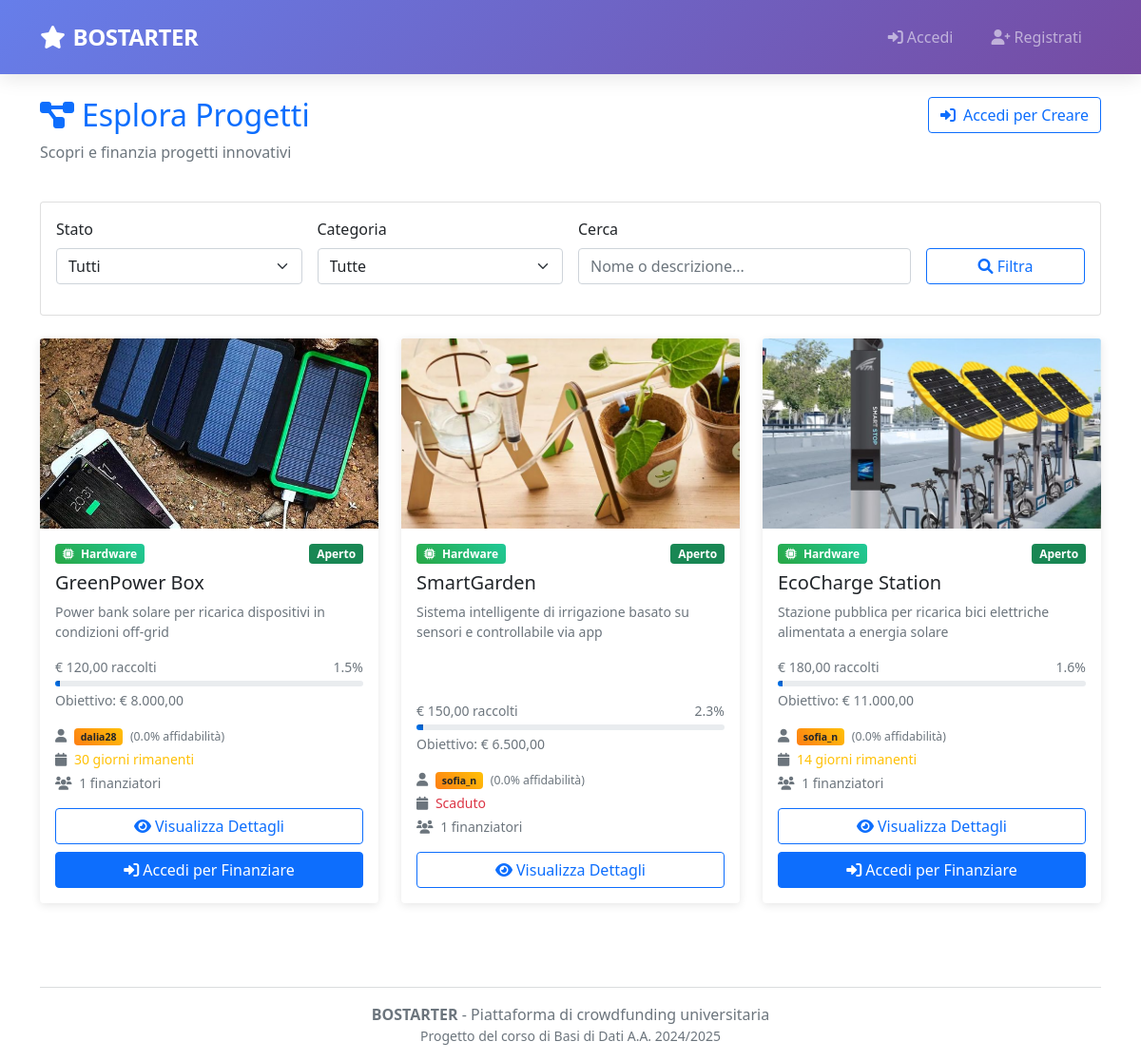
The page /public/projects/projects.php?category=Hardware on the database its author committed.
### tables this page shows
CREATE TABLE PROGETTO(
    Nome                VARCHAR(100) PRIMARY KEY,
    Descrizione         TEXT NOT NULL,
    Data_Inserimento    DATE NOT NULL,
    Stato               ENUM('aperto', 'chiuso')NOT NULL DEFAULT 'aperto',
    Budget              DECIMAL(10,2) NOT NULL,
    Data_Limite         DATE NOT NULL,
    Tipo                ENUM('Hardware', 'Software') NOT NULL,
    Email_Creatore      VARCHAR(100) NOT NULL,
    FOREIGN KEY (Email_Creatore) REFERENCES CREATORE(Email) ON DELETE CASCADE
);

CREATE TABLE UTENTE(
    Email               VARCHAR(100) PRIMARY KEY,
    Nickname            VARCHAR(50) UNIQUE NOT NULL,
    Password            VARCHAR(255) NOT NULL,
    Nome                VARCHAR(50) NOT NULL,
    Cognome             VARCHAR(50) NOT NULL,
    Anno_Di_Nascita     DATE NOT NULL,
    Luogo_Di_Nascita    VARCHAR(100) NOT NULL
);

CREATE TABLE CREATORE (
    Email           VARCHAR(100) PRIMARY KEY,
    Nr_Progetti     INT DEFAULT 0,
    Affidabilita    FLOAT DEFAULT 0,
    FOREIGN KEY (Email) REFERENCES UTENTE(Email) ON DELETE CASCADE
);

### config/database.php (called while the page is built, shortened)
<?php
class Database {
    private static $instance = null;
    private $conn = null;
    public static function getInstance() {
        if (self::$instance === null) {
            self::$instance = new self();
        }
        return self::$instance;
    }
    private function connect() {
        try {
            $dsn = "mysql:host=" . DB_HOST . ";dbname=" . DB_NAME . ";charset=" . DB_CHARSET;
            $options = [
                PDO::ATTR_ERRMODE => PDO::ERRMODE_EXCEPTION,
                PDO::ATTR_DEFAULT_FETCH_MODE => PDO::FETCH_ASSOC,
                PDO::ATTR_EMULATE_PREPARES => false
            ];
            $this->conn = new PDO($dsn, DB_USER, DB_PASS, $options);
            $this->conn->exec("SET NAMES " . DB_CHARSET);
        } catch(PDOException $e) {
            $error = "❌ Errore connessione database: " . $e->getMessage();
            error_log($error);
            if (DEBUG_MODE) {
                die("<h3>Errore Database</h3><p>$error</p><p><strong>Verifica:</strong><br>
                    - MAMP/XAMPP avviato?<br>
                    - MySQL in running?<br>
                    - Database BOSTARTER creato?<br>
                    - Credenziali corrette in config/database.php?</p>");
            } else {
                die("Errore di sistema. Riprova più tardi.");
            }
        }
    }
    public function query($sql, $params = []) {
        try {
            $stmt = $this->conn->prepare($sql);
            $stmt->execute($params);
            return $stmt;
        } catch(PDOException $e) {
            error_log("Query error: " . $e->getMessage() . " | SQL: " . $sql);
            throw new Exception("Errore database: " . $e->getMessage());
        }
    }
    public function fetchAll($sql, $params = []) {
        return $this->query($sql, $params)->fetchAll();
    }
    public function execute($sql, $params = []) {
        return $this->query($sql, $params)->rowCount();
    }
}
class SessionManager {
    public static function get($key, $default = null) {
        return $_SESSION[$key] ?? $default;
    }
    public static function isLoggedIn() {
        return self::get('user_email') !== null && self::isSessionValid();
    }
}
class Utils {
    public static function formatCurrency($amount) {
        return '€ ' . number_format($amount, 2, ',', '.');
    }
}
?>

### public/projects/projects.php (the view, shortened to what this page needs)
<?php
require_once '../../config/database.php';
require_once '../../includes/navbar.php';
$db = Database::getInstance();
$db->ensureEventScheduler();
$db->execute("
    UPDATE PROGETTO
    SET Stato = 'chiuso'
    WHERE Stato = 'aperto' AND Data_Limite <= CURDATE()
");
$searchQuery = trim($_GET['search'] ?? '');
$statusFilter = $_GET['status'] ?? 'all';
$categoryFilter = $_GET['category'] ?? 'all';
$whereClause = "WHERE 1=1";
$params = [];
if ($categoryFilter !== 'all') {
    $whereClause .= " AND p.Tipo = ?";
    $params[] = $categoryFilter;
}
$sql = "
    SELECT
        p.Nome,
        p.Descrizione,
        p.Data_Inserimento,
        p.Stato,
        p.Budget,
        p.Data_Limite,
        p.Tipo AS Categoria,
        u.Nickname AS Creatore,
        c.Affidabilita,
        COALESCE(SUM(f.Importo), 0) AS Totale_Finanziato,
        COUNT(DISTINCT f.ID) AS Num_Finanziatori,
        foto.percorso AS Foto,
        DATEDIFF(p.Data_Limite, CURDATE()) AS Giorni_Rimanenti
    FROM PROGETTO p
    JOIN CREATORE c ON p.Email_Creatore = c.Email
    JOIN UTENTE u ON c.Email = u.Email
    LEFT JOIN FINANZIAMENTO f ON p.Nome = f.Nome_Progetto
    LEFT JOIN FOTO foto ON p.Nome = foto.Nome_Progetto
    $whereClause
    GROUP BY p.Nome, p.Descrizione, p.Data_Inserimento, p.Stato, p.Budget, p.Data_Limite, p.Tipo, u.Nickname, c.Affidabilita, foto.percorso
    ORDER BY p.Data_Inserimento DESC
";
$progetti = $db->fetchAll($sql, $params);
$isLoggedIn = SessionManager::isLoggedIn();
$isCreator = SessionManager::isCreator();
?>
<!DOCTYPE html>
<html lang="it">
<head>
    <link href="https://cdn.jsdelivr.net/npm/bootstrap@5.1.3/dist/css/bootstrap.min.css" rel="stylesheet">
    <link href="https://cdnjs.cloudflare.com/ajax/libs/font-awesome/6.0.0/css/all.min.css" rel="stylesheet">
</head>
<body>
<div class="container mt-4">
    <div class="row mb-4">
        <div class="col-md-8">
            <h1 class="h2 text-primary">
                <i class="fas fa-project-diagram me-2"></i>Esplora Progetti
            </h1>
            <p class="text-muted">Scopri e finanzia progetti innovativi</p>
        </div>
        <div class="col-md-4 text-md-end">
            <?php if ($isLoggedIn && $isCreator): ?>
                <a href="../dashboard/creator_dashboard.php" class="btn btn-primary">
                    <i class="fas fa-plus me-2"></i>Crea Progetto
                </a>
            <?php else: ?>
                <a href="../../index.html" class="btn btn-outline-primary">
                    <i class="fas fa-sign-in-alt me-2"></i>Accedi per Creare
                </a>
            <?php endif; ?>
        </div>
    </div>
    <div class="card mb-4">
        <div class="card-body">
            <form method="GET" class="row g-3">
                <div class="col-md-3">
                    <label for="status" class="form-label">Stato</label>
                    <select name="status" id="status" class="form-select">
                        <option value="all" <?= $statusFilter === 'all' ? 'selected' : '' ?>>Tutti</option>
                    </select>
                </div>
                <div class="col-md-3">
                    <label for="category" class="form-label">Categoria</label>
                    <select name="category" id="category" class="form-select">
                        <option value="all" <?= $categoryFilter === 'all' ? 'selected' : '' ?>>Tutte</option>
                    </select>
                </div>
                <div class="col-md-4">
                    <label for="search" class="form-label">Cerca</label>
                    <input type="text" name="search" id="search" class="form-control"
                           placeholder="Nome o descrizione..." value="<?= htmlspecialchars($searchQuery) ?>">
                </div>
                <div class="col-md-2">
                    <label class="form-label">&nbsp;</label>
                    <button type="submit" class="btn btn-outline-primary d-block w-100">
                        <i class="fas fa-search"></i> Filtra
                    </button>
                </div>
            </form>
        </div>
    </div>
    <div class="row">
        <?php if (empty($progetti)): ?>
            <div class="col-12">
                <div class="text-center py-5">
                    <i class="fas fa-search fa-3x text-muted mb-3"></i>
                    <h4 class="text-muted">Nessun progetto trovato</h4>
                    <p class="text-muted">
                        <?php if (!empty($searchQuery) || $statusFilter !== 'all' || $categoryFilter !== 'all'): ?>
                            Prova a modificare i filtri di ricerca
                        <?php else: ?>
                            Non ci sono ancora progetti nella piattaforma
                        <?php endif; ?>
                    </p>
                    <?php if ($isLoggedIn && $isCreator): ?>
                        <a href="../dashboard/creator_dashboard.php" class="btn btn-primary">
                            <i class="fas fa-plus me-2"></i>Crea il Primo Progetto
                        </a>
                    <?php endif; ?>
                </div>
            </div>
        <?php else: ?>
            <?php foreach ($progetti as $progetto): ?>
                <?php
                $percentualeCompletamento = $progetto['Budget'] > 0
                    ? min(100, ($progetto['Totale_Finanziato'] / $progetto['Budget']) * 100)
                    : 0;
                $giorniRimanenti = $progetto['Giorni_Rimanenti'];
                $statoClasse = $progetto['Stato'] === 'aperto' ? 'success' : 'secondary';
                ?>
                <div class="col-lg-4 col-md-6 mb-4">
                    <div class="card project-card h-100">
                        <?php
                        $fotoDb = $progetto['Foto'] ?? '';
                        if ($fotoDb !== '') {
                            $src = (strpos($fotoDb, 'img/') === 0)
                                ? "/Bostarter/{$fotoDb}"
                                : "/Bostarter/img/{$fotoDb}";
                        } else {
                            $src = null;
                        }
                        ?>
                        <?php if ($src): ?>
                            <img src="<?= htmlspecialchars($src) ?>"
                                 class="card-img-top"
                                 style="height:200px; object-fit:cover;"
                                 alt="<?= htmlspecialchars($progetto['Nome']) ?>">
                        <?php endif; ?>
                        <div class="card-body d-flex flex-column">
                            <div class="d-flex justify-content-between align-items-start mb-2">
                                <span class="badge <?= $progetto['Categoria'] === 'Hardware' ? 'badge-hardware' : 'badge-software' ?> text-white">
                                    <i class="fas fa-<?= $progetto['Categoria'] === 'Hardware' ? 'microchip' : 'code' ?> me-1"></i>
                                    <?= htmlspecialchars($progetto['Categoria']) ?>
                                </span>
                                <span class="badge bg-<?= $statoClasse ?>"><?= ucfirst($progetto['Stato']) ?></span>
                            </div>
                            <h5 class="card-title"><?= htmlspecialchars($progetto['Nome']) ?></h5>
                            <p class="card-text text-muted small flex-grow-1">
                                <?= htmlspecialchars(substr($progetto['Descrizione'], 0, 100)) ?>
                            </p>
                            <div class="mb-3">
                                <div class="d-flex justify-content-between small text-muted mb-1">
                                    <span><?= Utils::formatCurrency($progetto['Totale_Finanziato']) ?> raccolti</span>
                                    <span><?= number_format($percentualeCompletamento, 1) ?>%</span>
                                </div>
                                <div class="progress" style="height: 6px;">
                                    <div class="progress-bar progress-bar-custom"
                                         style="width: <?= $percentualeCompletamento ?>%"></div>
                                </div>
                                <div class="small text-muted mt-1">
                                    Obiettivo: <?= Utils::formatCurrency($progetto['Budget']) ?>
                                </div>
                            </div>
                            <div class="row small text-muted mb-3">
                                <div class="col-12 mb-1">
                                    <i class="fas fa-user me-1"></i>
                                    <span class="creator-badge badge text-dark">
                                        <?= htmlspecialchars($progetto['Creatore']) ?>
                                    </span>
                                    <small class="ms-1">
                                        (<?= number_format($progetto['Affidabilita'] * 100, 1) ?>% affidabilità)
                                    </small>
                                </div>
                                <div class="col-12 mb-1">
                                    <i class="fas fa-calendar me-1"></i>
                                    <?php if ($giorniRimanenti > 0): ?>
                                        <span class="text-warning"><?= $giorniRimanenti ?> giorni rimanenti</span>
                                    <?php else: ?>
                                        <span class="text-danger">Scaduto</span>
                                    <?php endif; ?>
                                </div>
                                <div class="col-12">
                                    <i class="fas fa-users me-1"></i>
                                    <?= $progetto['Num_Finanziatori'] ?> finanziatori
                                </div>
                            </div>
                            <div class="mt-auto">
                                <div class="d-grid gap-2">
                                    <a href="project_detail.php?name=<?= urlencode($progetto['Nome']) ?>"
                                       class="btn btn-outline-primary">
                                        <i class="fas fa-eye me-1"></i>Visualizza Dettagli
                                    </a>
                                    <?php if ($progetto['Stato'] === 'aperto' && $giorniRimanenti > 0): ?>
                                        <?php if ($isLoggedIn): ?>
                                            <a href="project_detail.php?name=<?= urlencode($progetto['Nome']) ?>&action=fund"
                                               class="btn btn-primary">
                                                <i class="fas fa-heart me-1"></i>Finanzia Progetto
                                            </a>
                                        <?php else: ?>
                                            <a href="../../index.html" class="btn btn-primary">
                                                <i class="fas fa-sign-in-alt me-1"></i>Accedi per Finanziare
                                            </a>
                                        <?php endif; ?>
                                    <?php endif; ?>
                                </div>
                            </div>
                        </div>
                    </div>
                </div>
            <?php endforeach; ?>
        <?php endif; ?>
    </div>
    <div class="row mt-5">
        <div class="col-12 text-center text-muted">
            <hr>
            <p>
                <strong>BOSTARTER</strong> - Piattaforma di crowdfunding universitaria<br>
                <small>Progetto del corso di Basi di Dati A.A. 2024/2025</small>
            </p>
        </div>
    </div>
</div>
</body>
</html>

### public/projects/projects.php (style rules this page uses)
:root { --primary-gradient: linear-gradient(135deg, #667eea 0%, #764ba2 100%); --small-radius: 12px; }
.project-card { transition: transform 0.2s; border: none; box-shadow: 0 2px 10px rgba(0,0,0,0.1); }
.progress-bar-custom { background: linear-gradient(45deg, #007bff, #0056b3); }
.badge-hardware { background: linear-gradient(45deg, #28a745, #20c997); }
.creator-badge { background: linear-gradient(45deg, #fd7e14, #ffc107); }

### rows shown on the page
progetto: shows a picture, Tipo "Hardware", Stato "Aperto", Nome "GreenPower Box", Descrizione "Power bank solare per ricarica dispositivi in condizioni off-grid", Totale_Finanziato "€ 120,00", percentualeCompletamento "1.5", Budget "€ 8.000,00", utente.Nickname "dalia28", $progetto['Affidabilita']*100 "0.0", giorniRimanenti "30", Num_Finanziatori "1", shows "Accedi per Finanziare"
progetto: Nome (picture), Tipo "Hardware", Stato "Aperto", Nome "SmartGarden", Descrizione "Sistema intelligente di irrigazione basato su sensori e controllabile via app", Totale_Finanziato "€ 150,00", percentualeCompletamento "2.3", $percentualeCompletamento 2.3076923076923 (drawn), Budget "€ 6.500,00", utente.Nickname "sofia_n", $progetto['Affidabilita']*100 "0.0", shows "Scaduto", Num_Finanziatori "1"
progetto: shows a picture, Tipo "Hardware", Stato "Aperto", Nome "EcoCharge Station", Descrizione "Stazione pubblica per ricarica bici elettriche alimentata a energia solare", Totale_Finanziato "€ 180,00", percentualeCompletamento "1.6", $percentualeCompletamento 1.6363636363636 (drawn), Budget "€ 11.000,00", utente.Nickname "sofia_n", $progetto['Affidabilita']*100 "0.0", giorniRimanenti "14", Num_Finanziatori "1", shows "Accedi per Finanziare"
